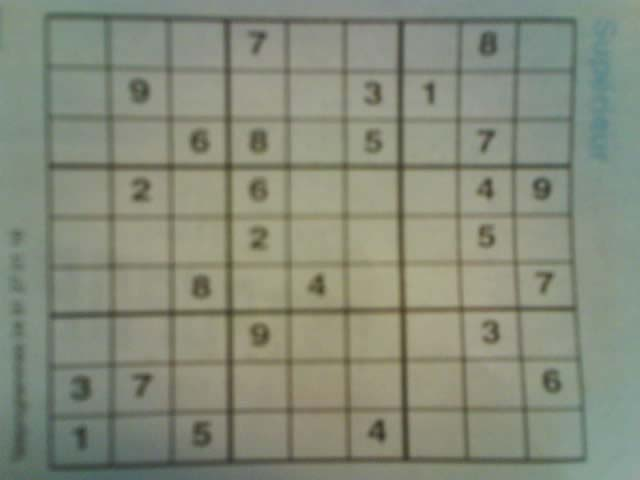
#> input picture Computer Vision/sudoku_full_dataset/v1_training/image1.jpg, 640 x 480 px; its folder holds only this picture in this run
$ jupyter execute --allow-errors prepare_sudoku_dataset.ipynb
#> lines starting #> are read from the running program, lines starting #| are printed output that depends on the picture; after the words box and inside, x2 and y2 are one past the last pixel; in counts of white or black regions, pixels touching at a corner belong together
### Computer Vision/detect_sudoku.py
import cv2
import numpy as np
import matplotlib.pyplot as plt
from scipy.spatial import distance as dist

linewidth = 4
square_size = 28
adaptive_C_1 = 2
adaptive_C_2 = 15
blur_strength_1 = 5
blur_strength_2 = 5
adaptive_blocksize_1 = 11
adaptive_blocksize_2 = 21
contour_area_threshold = 30 # 50

def order_points(corners):

    points = []
    for idx in range(corners.shape[0]):
        points.append(corners[idx][0])

    xSorted = sorted(points, key = lambda x: x[1])
    leftMost = xSorted[:2]
    rightMost = xSorted[2:]
    if leftMost[0][0] > leftMost[1][0]:
        (bl, tl) = leftMost
    else:
        (tl, bl) = leftMost

    D = dist.cdist(tl[np.newaxis], rightMost.copy(), "euclidean")[0]

    if D[0] > D[1]:
        (br, tr) = rightMost
    else:
        (tr, br) = rightMost
    return np.array([tl, tr, br, bl], dtype="float32")

def find_grid_in_img(img):

    blurred = cv2.medianBlur(img, blur_strength_1)
    thresholded = cv2.adaptiveThreshold(blurred, 255, cv2.ADAPTIVE_THRESH_GAUSSIAN_C,
                                        cv2.THRESH_BINARY, adaptive_blocksize_1, adaptive_C_1)

    blurred_again = cv2.medianBlur(thresholded, blur_strength_1)
    cross_kernel = cv2.getStructuringElement(cv2.MORPH_CROSS, (3,3)) # cross pattern kernel
    thickened = cv2.erode(blurred_again, cross_kernel, iterations = 1)


    thickened_inv = cv2.bitwise_not(thickened)
    contours, __ = cv2.findContours(thickened_inv, cv2.RETR_EXTERNAL, cv2.CHAIN_APPROX_SIMPLE)
    max_contour = max(contours, key = cv2.contourArea)

    epsilon = 0.1 * cv2.arcLength(max_contour, True)
    contour_corners = cv2.approxPolyDP(max_contour, epsilon, True)
    contour_corners = order_points(contour_corners)

    l, b = img.shape
    image_corners = [[0, 0], [0, b], [l, b], [l, 0]]
    image_corners = np.float32(image_corners)

    matrix = cv2.getPerspectiveTransform(contour_corners, image_corners)
    grid = cv2.warpPerspective(img, matrix, img.shape)

    total_square_size = square_size + 2 * linewidth
    grid = cv2.resize(grid, (total_square_size * 9, total_square_size * 9))
    grid = cv2.adaptiveThreshold(grid, 255, cv2.ADAPTIVE_THRESH_GAUSSIAN_C,
                                 cv2.THRESH_BINARY, adaptive_blocksize_2, adaptive_C_2)

    grid = cv2.bitwise_not(grid)
    return grid

# [48 lines left out: functions center_image_single_contour, center_image_broken_contours, not called in this run]

# [13 lines of commented-out code are left out]

### Computer Vision/prepare_sudoku_dataset.ipynb
### Notebook to get squares from sudoku dataset

[cell 1]
import os
import cv2
import numpy as np
import pandas as pd
from PIL import Image
from collections import defaultdict
from detect_sudoku import find_grid_in_img, center_image_single_contour, center_image_broken_contours

[cell 2]
linewidth = 4 # safety margin
square_size = 28
contour_area_threshold = 30
true_square_size = square_size + 2 * linewidth

[cell 3]
def show_wait_destroy(img, window_name = 'image'):
    cv2.imshow(window_name, img)
    cv2.moveWindow(window_name, 500, 0)
    cv2.waitKey(0)
    cv2.destroyWindow(window_name)

[cell 4]
def save_digits(grid, labels, data_dir):
    for i in range(9):
        row_labels = labels[i][0].strip().split(' ')
        for j in range(9):
            if row_labels[j] != '0':
                digit_count[row_labels[j]] += 1
                foldername = data_dir + row_labels[j] + '/'
                img_np = grid[i * true_square_size: (i + 1) * true_square_size,
                              j * true_square_size: (j + 1) * true_square_size]

                img_np = img_np[linewidth: -linewidth, linewidth: -linewidth]
                centered = center_image_single_contour(img_np)
                if not isinstance(centered, np.ndarray):
                    centered = center_image_broken_contours(img_np)

                try:
                    img = Image.fromarray(centered)
                except: continue

                if img.mode != 'RGB':
                    img = img.convert('RGB')

                img.save(foldername + str(digit_count[row_labels[j]]) + '.jpg')

[cell 5]
# create folders for digits
curdir = os.getcwd()
for i in range(1, 10):
    if not os.path.exists(os.path.join(curdir, 'sudoku_dataset/train/' + str(i))):
        os.makedirs(os.path.join(curdir, 'sudoku_dataset/train/' + str(i)))

for i in range(1, 10):
    if not os.path.exists(os.path.join(curdir, 'sudoku_dataset/test/' + str(i))):
        os.makedirs(os.path.join(curdir, 'sudoku_dataset/test/' + str(i)))

[cell 6]
digit_count = defaultdict(int)

img_dir = curdir + '/sudoku_full_dataset/v1_training/'
data_dir = curdir + '/sudoku_dataset/train/'

length = len(os.listdir(img_dir))
for idx, entry in enumerate(os.scandir(img_dir)):
    print(f"\rtrain: {idx} / {length}", end = "")
    if (entry.path.endswith(".jpg") and entry.is_file()):
        try:
            img = cv2.imread(entry.path, 0)
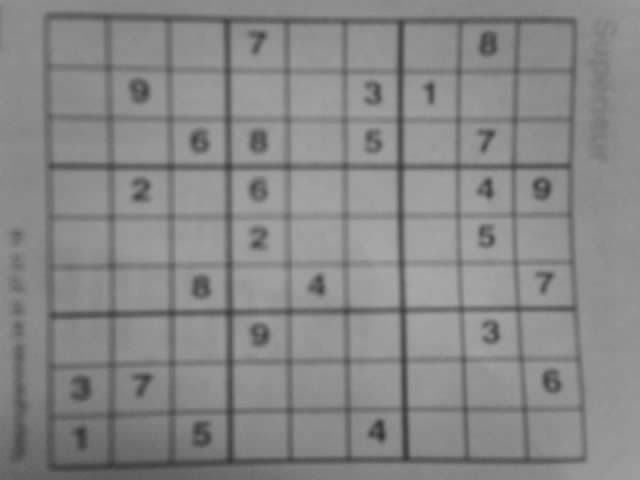
#> img: shape (480, 640); min 50, max 169, mean 135.4
            grid = find_grid_in_img(img)
#> in find_grid_in_img, `thresholded = cv2.adaptiveThreshold(blurred, 255, cv2.ADAPTIVE_THRESH_..`:
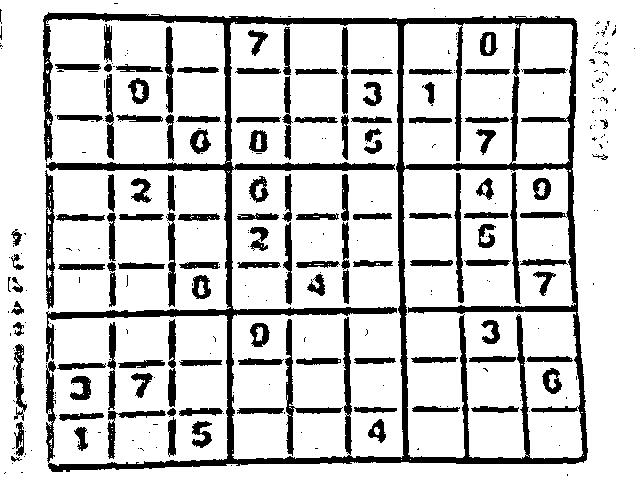
#> thresholded: shape (480, 640); 81.4% white; 309 black regions (192 under 20 px), largest, box (x1, y1, x2, y2) and area: (43, 12, 588, 472) 26399, (285, 319, 343, 456) 997, (45, 170, 55, 309) 850
#> in find_grid_in_img, `blurred_again = cv2.medianBlur(thresholded, blur_strength_1)`:
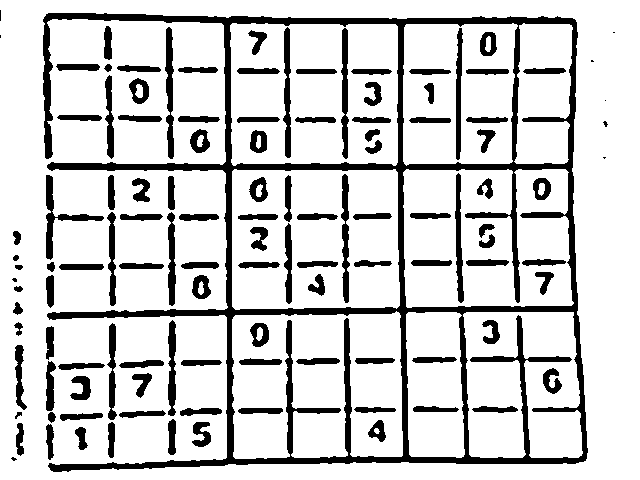
#> blurred_again: shape (480, 640); 81.9% white; 119 black regions (9 under 20 px), largest, box (x1, y1, x2, y2) and area: (43, 13, 588, 472) 27321, (46, 175, 104, 260) 814, (165, 27, 174, 159) 786
#> in find_grid_in_img, `thickened = cv2.erode(blurred_again, cross_kernel, iterations = 1)`:
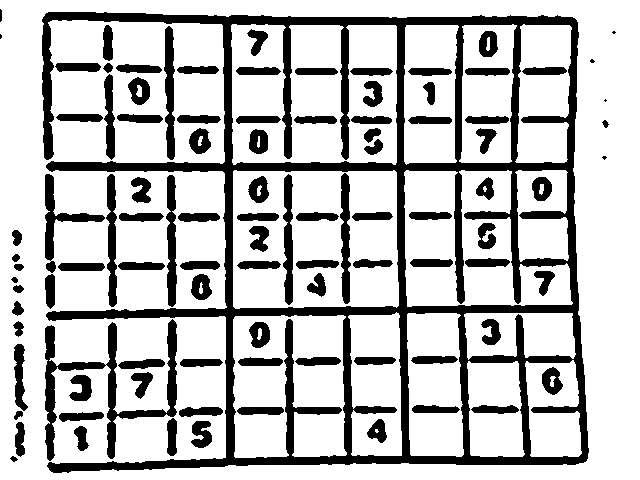
#> thickened: shape (480, 640); 75.4% white; 100 black regions (5 under 20 px), largest, box (x1, y1, x2, y2) and area: (42, 12, 589, 473) 40931, (45, 319, 177, 461) 3673, (45, 174, 105, 273) 1180
#> in find_grid_in_img, `thickened_inv = cv2.bitwise_not(thickened)`: thickened_inv: shape (480, 640); 24.6% white; 100 white regions (5 under 20 px)
#> in find_grid_in_img, `contours, __ = cv2.findContours(thickened_inv, cv2.RETR_EXTERNAL, cv2...`: contours = 52 contours, 6 with area under 20; largest, box (x1, y1, x2, y2) and area: (42, 12, 589, 473) 164156, (45, 319, 177, 461) 3192, (45, 174, 105, 273) 1026, (164, 26, 175, 160) 920, (166, 175, 177, 307) 914
#> in find_grid_in_img, `max_contour = max(contours, key = cv2.contourArea)`: max_contour = contour of 603 points, box (x1, y1, x2, y2) (42, 12, 589, 473), area 164156
#> in find_grid_in_img, `epsilon = 0.1 * cv2.arcLength(max_contour, True)`: epsilon = 342.6
#> in find_grid_in_img, `contour_corners = cv2.approxPolyDP(max_contour, epsilon, True)`: contour_corners = [[45, 14], [51, 471], [586, 460]]
#> in order_points, `xSorted = sorted(points, key = lambda x: x[1])`: xSorted = [[45, 14], [586, 460], [51, 471]]
#> in order_points, `leftMost = xSorted[:2]`: leftMost = [[45, 14], [586, 460]]
#> in order_points, `rightMost = xSorted[2:]`: rightMost = [[51, 471]]
#> in order_points, `(tl, bl) = leftMost`: tl = [45, 14]; bl = [586, 460]
#> in order_points, `D = dist.cdist(tl[np.newaxis], rightMost.copy(), "euclidean")[0]`: D = [457]
        except:
            continue

        info_filename = entry.path[:-3] + 'dat'
        labels = pd.read_table(info_filename, sep = "\t", skiprows = 1).to_numpy()
        save_digits(grid, labels, data_dir)

print("")
digit_count = defaultdict(int)
img_dir = curdir + '/sudoku_full_dataset/v1_test/'
data_dir = curdir + '/sudoku_dataset/test/'

#> (the rest of this cell did not finish here and is left out)

$ run again, on Computer Vision/sudoku_full_dataset/v1_training/image103.jpg
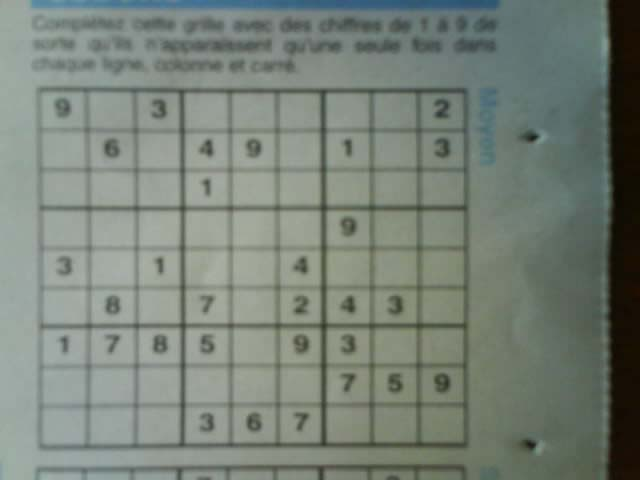
#> input picture Computer Vision/sudoku_full_dataset/v1_training/image103.jpg, 640 x 480 px
#> in find_grid_in_img, `thresholded = cv2.adaptiveThreshold(blurred, 255, cv2.ADAPTIVE_THRESH_..`:
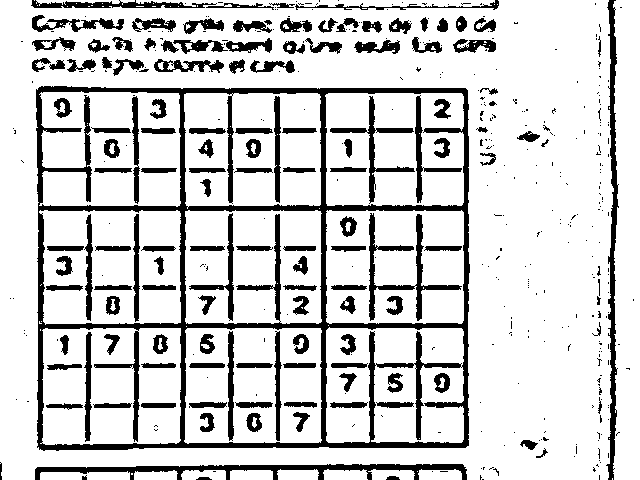
#> thresholded: shape (480, 640); 82% white; 452 black regions (315 under 20 px), largest, box (x1, y1, x2, y2) and area: (36, 86, 470, 451) 20287, (35, 464, 467, 480) 2654, (606, 0, 619, 480) 2490
#> blurred_again: shape (480, 640); 82.6% white; 147 black regions (20 under 20 px), largest, box (x1, y1, x2, y2) and area: (36, 86, 470, 451) 24711, (35, 464, 467, 480) 2723, (607, 0, 618, 480) 2529
#> thickened: shape (480, 640); 75.7% white; 120 black regions (9 under 20 px), largest, box (x1, y1, x2, y2) and area: (35, 85, 471, 452) 43361, (34, 463, 468, 480) 3688, (606, 0, 619, 480) 3489
#> thickened_inv: shape (480, 640); 24.3% white; 120 white regions (9 under 20 px)
#> contours = 72 contours, 13 with area under 20; largest, box (x1, y1, x2, y2) and area: (35, 85, 471, 452) 156152, (34, 463, 468, 480) 3182, (606, 0, 619, 480) 3002, (31, 0, 186, 9) 918, (153, 58, 225, 73) 593
#> max_contour = contour of 147 points, box (x1, y1, x2, y2) (35, 85, 471, 452), area 156152
#> epsilon = 160.9
#> contour_corners = [[36, 89], [39, 449], [469, 444], [466, 88]]
#> xSorted = [[466, 88], [36, 89], [469, 444], [39, 449]]
#> leftMost = [[466, 88], [36, 89]]
#> rightMost = [[469, 444], [39, 449]]
#> bl = [466, 88]; tl = [36, 89]
#> D = [559.9, 360]
#> br = [469, 444]; tr = [39, 449]
#> matrix = [[1.1, -0.00919, -38.89], [0.00413, 1.78, -158.2], [-2.58e-05, 4.33e-07, 1]]
#> in find_grid_in_img, `grid = cv2.adaptiveThreshold(grid, 255, cv2.ADAPTIVE_THRESH_GAUSSIAN_C..`:
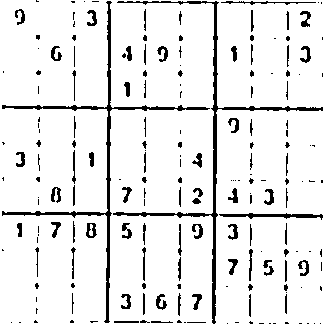
#> grid: shape (324, 324); 91.1% white; 191 black regions (102 under 20 px), largest, box (x1, y1, x2, y2) and area: (2, 1, 210, 323) 1949, (113, 1, 323, 324) 1948, (219, 213, 323, 220) 340

$ run again, on Computer Vision/sudoku_full_dataset/v1_training/image109.jpg
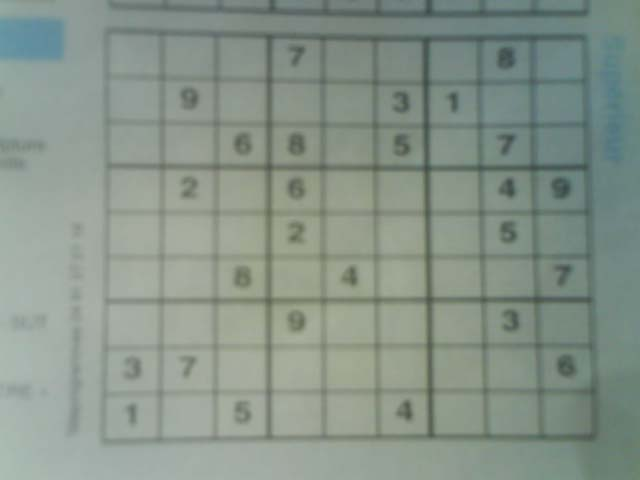
#> input picture Computer Vision/sudoku_full_dataset/v1_training/image109.jpg, 640 x 480 px
#> in find_grid_in_img, `thresholded = cv2.adaptiveThreshold(blurred, 255, cv2.ADAPTIVE_THRESH_..`:
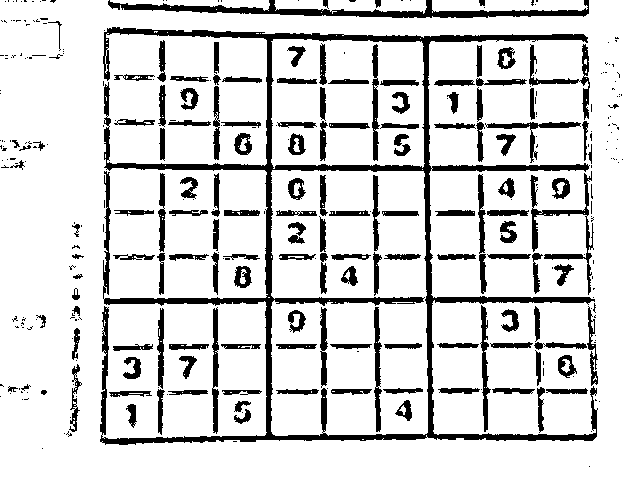
#> thresholded: shape (480, 640); 84.3% white; 345 black regions (203 under 20 px), largest, box (x1, y1, x2, y2) and area: (100, 27, 598, 445) 17134, (108, 0, 589, 18) 2971, (530, 171, 594, 295) 1203
#> blurred_again: shape (480, 640); 85.1% white; 175 black regions (19 under 20 px), largest, box (x1, y1, x2, y2) and area: (101, 27, 597, 445) 15249, (108, 0, 589, 18) 2955, (478, 175, 528, 293) 793
#> in find_grid_in_img, `thickened = cv2.erode(blurred_again, cross_kernel, iterations = 1)`:
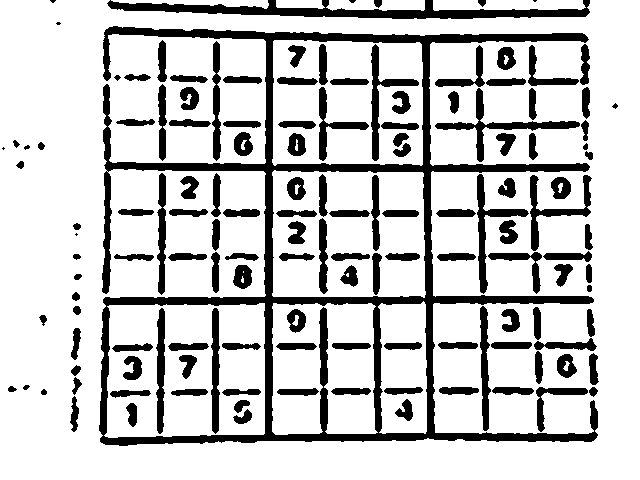
#> thickened: shape (480, 640); 79% white; 139 black regions (7 under 20 px), largest, box (x1, y1, x2, y2) and area: (99, 26, 598, 446) 24746, (107, 0, 590, 19) 4026, (435, 88, 580, 162) 1369
#> thickened_inv: shape (480, 640); 21% white; 139 white regions (7 under 20 px)
#> contours = 93 contours, 11 with area under 20; largest, box (x1, y1, x2, y2) and area: (99, 26, 598, 446) 98844, (107, 0, 590, 19) 3506, (435, 88, 580, 162) 1159, (477, 174, 529, 294) 956, (530, 175, 592, 251) 890
#> max_contour = contour of 829 points, box (x1, y1, x2, y2) (99, 26, 598, 446), area 98844
#> epsilon = 411.7
#> contour_corners = [[105, 30], [596, 437]]
#> rightMost = []
#> tl = [105, 30]; bl = [596, 437]

$ run again, on Computer Vision/sudoku_full_dataset/v1_training/image10.jpg
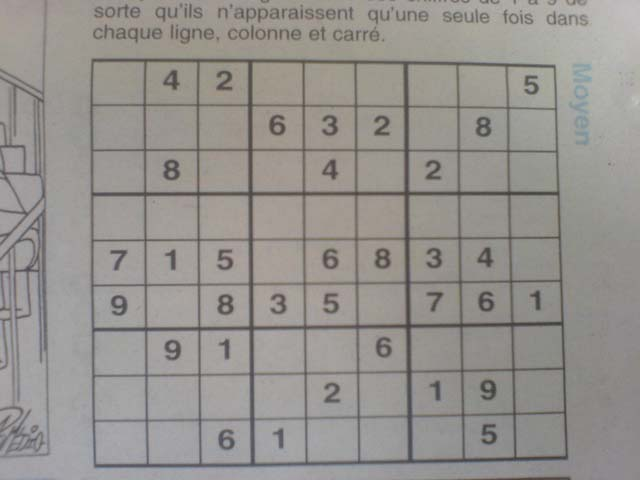
#> input picture Computer Vision/sudoku_full_dataset/v1_training/image10.jpg, 640 x 480 px
#> in find_grid_in_img, `thresholded = cv2.adaptiveThreshold(blurred, 255, cv2.ADAPTIVE_THRESH_..`:
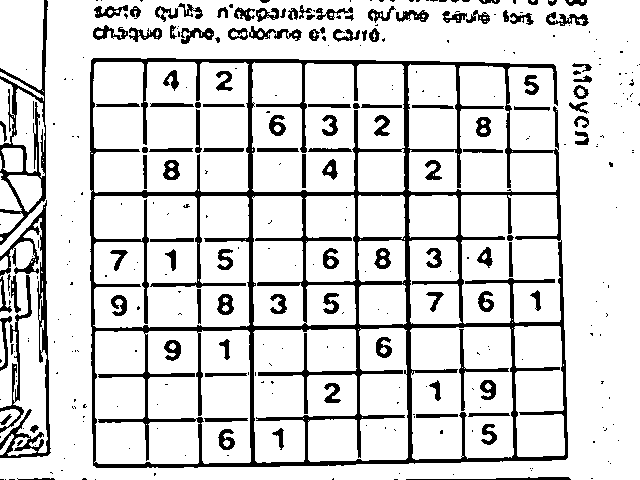
#> thresholded: shape (480, 640); 84.4% white; 343 black regions (224 under 20 px), largest, box (x1, y1, x2, y2) and area: (90, 58, 568, 468) 26020, (0, 200, 51, 458) 2477, (0, 0, 48, 245) 2314
#> blurred_again: shape (480, 640); 84.7% white; 142 black regions (29 under 20 px), largest, box (x1, y1, x2, y2) and area: (90, 58, 568, 468) 27528, (0, 205, 48, 385) 1899, (0, 103, 46, 245) 1199
#> thickened: shape (480, 640); 77% white; 103 black regions (17 under 20 px), largest, box (x1, y1, x2, y2) and area: (89, 57, 569, 469) 44498, (0, 204, 51, 459) 4913, (0, 102, 47, 246) 2016
#> thickened_inv: shape (480, 640); 23% white; 103 white regions (17 under 20 px)
#> contours = 67 contours, 21 with area under 20; largest, box (x1, y1, x2, y2) and area: (89, 57, 569, 469) 188000, (0, 204, 51, 459) 4409, (0, 102, 47, 246) 2840, (0, 0, 49, 138) 1109, (92, 25, 163, 42) 602
#> max_contour = contour of 170 points, box (x1, y1, x2, y2) (89, 57, 569, 469), area 188000
#> epsilon = 201.6
#> contour_corners = [[91, 59], [95, 467], [567, 458], [554, 64]]
#> xSorted = [[91, 59], [554, 64], [567, 458], [95, 467]]
#> leftMost = [[91, 59], [554, 64]]
#> rightMost = [[567, 458], [95, 467]]
#> tl = [91, 59]; bl = [554, 64]
#> D = [621.1, 408]
#> br = [567, 458]; tr = [95, 467]
#> matrix = [[0.998, -0.00978, -90.24], [-0.0172, 1.59, -92.53], [-7.35e-05, 5.06e-05, 1]]
#> in find_grid_in_img, `grid = cv2.adaptiveThreshold(grid, 255, cv2.ADAPTIVE_THRESH_GAUSSIAN_C..`:
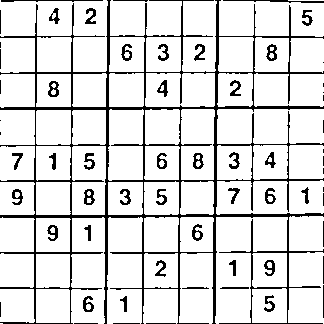
#> grid: shape (324, 324); 86.9% white; black in thin lines or dots
